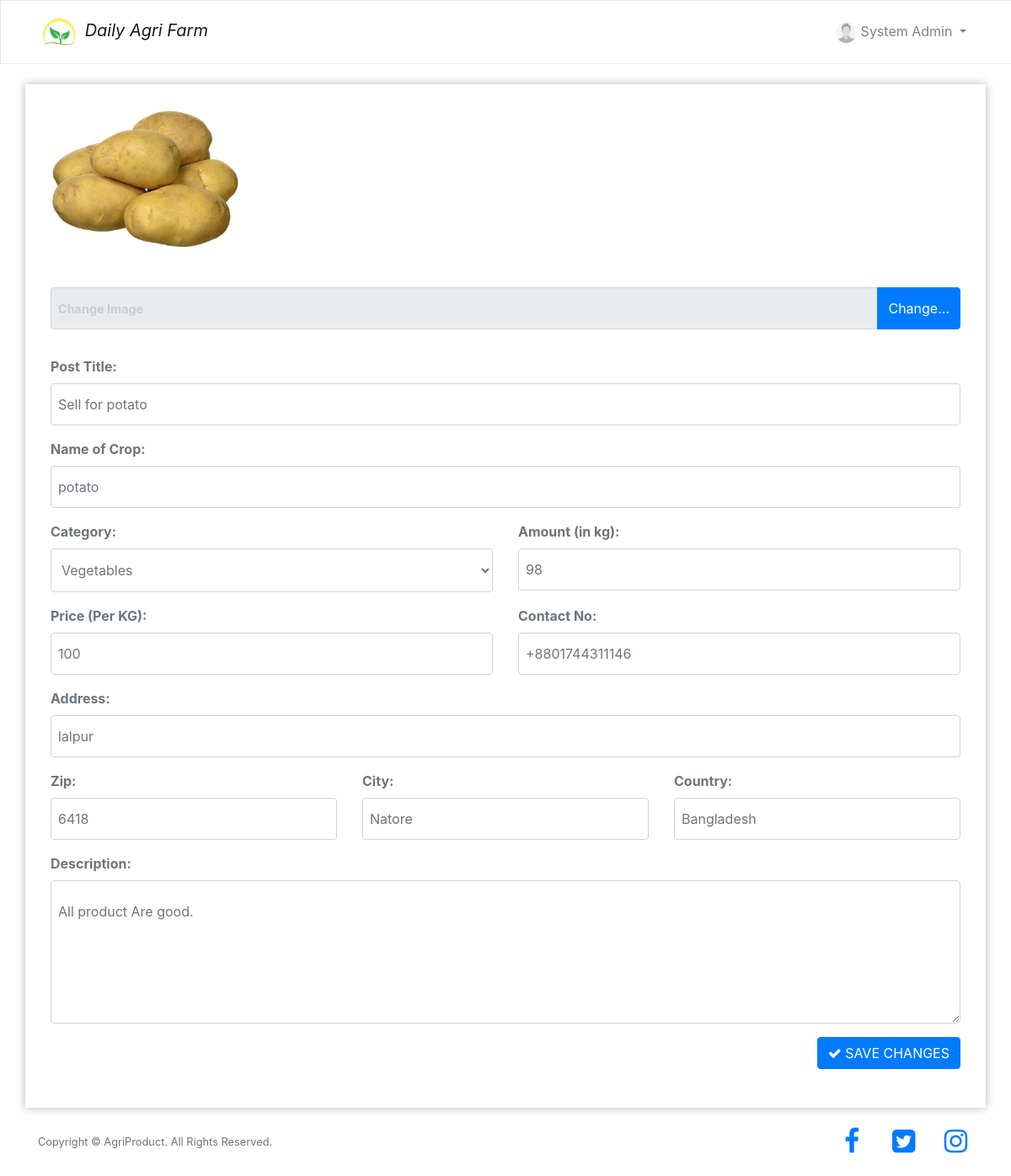
/agrifarm/admin/post_edit.php?id=1 (signed in), run on the app's committed database.
### tables this page shows
CREATE TABLE `post` (
  `id` int(11) NOT NULL,
  `user_id` int(11) NOT NULL,
  `time_posted` datetime NOT NULL DEFAULT current_timestamp(),
  `post_title` varchar(200) DEFAULT NULL,
  `post_name` varchar(200) DEFAULT NULL,
  `post_category` varchar(200) DEFAULT NULL,
  `post_amount` int(200) NOT NULL DEFAULT 0,
  `post_price` int(200) NOT NULL DEFAULT 0,
  `post_phone` varchar(200) DEFAULT NULL,
  `post_description` text DEFAULT NULL,
  `post_photo` varchar(200) DEFAULT NULL,
  `post_address` varchar(250) DEFAULT NULL,
  `post_zip` int(200) DEFAULT NULL,
  `post_city` varchar(200) DEFAULT NULL,
  `post_country` varchar(200) DEFAULT NULL
);

### agrifarm/admin/session.php (called while the page is built, shortened)
<?php
	include 'conn.php';
	$sql = "SELECT * FROM admin WHERE id = '".$_SESSION['admin']."'";
	$query = $conn->query($sql);
	$user = $query->fetch_assoc();
?>

### agrifarm/admin/post_edit.php (the view, shortened to what this page needs)
<?php
  include 'session.php';
?>
<!DOCTYPE html>
<html lang="en">
<head>
    <link rel="stylesheet" href="https://stackpath.bootstrapcdn.com/font-awesome/4.7.0/css/font-awesome.min.css">
    <link rel="stylesheet" href="https://maxcdn.bootstrapcdn.com/bootstrap/4.4.1/css/bootstrap.min.css">
    <link rel="stylesheet" href="../css/custom.css">
</head>
<header class="header">
<nav class="navbar navbar-expand-lg navbar-light bg-light" style="box-shadow: inset 1px 1px 0 rgba(0,0,0,.1), inset 0 -1px 0 rgba(0,0,0,.07); ">
  <div class="container">
      <a class="navbar-brand" href="index.php" style="font-style: italic;">
        <img src="../images/logo.png" alt="logo" width="50px" height="50px">
        Daily Agri Farm
      </a>
  <div class="collapse navbar-collapse" id="navbarNav">
    <ul class="nav navbar-nav ml-auto">
      <?php
        $photo = $user["profile_pic"];
        if($photo != "")
        {
          $img = $user["profile_pic"];
        }
        else
        {
          $img = "profile.jpg";
        }
      ?>
      <li class="nav-item dropdown">
        <a class="nav-link dropdown-toggle" href="#" id="navbarDropdown" role="button" data-toggle="dropdown" aria-haspopup="true" aria-expanded="false">
          <img src="../images/<?php echo $img; ?>" alt="" class="img-circle" style="border-radius: 50%;width: 25px; height: 25px;" /> <?php echo $user['firstname'], " ", $user['lastname']; ?>
        </a>
      </li>
    </ul>
  </div>
</nav>
</header>
<body>
<br>
<?php
  $id = $_REQUEST['id'];
  $sql = "SELECT * FROM post WHERE id = '$id' ";
  $query = $conn->query($sql);
  $row = $query->fetch_assoc();
?>
<div class="container" style="padding: 30px;box-shadow: 0 0 10px rgb(0,0,0,0.3);">
  <form action="edt_post.php" method="POST" enctype="multipart/form-data">
    <div class="row">
      <div class="col col-md-12 form-group">
        <div class="">
          <img src="../images/<?php echo $row['post_photo']; ?>" alt="" id="preview" class="img-responsive" style="max-width: 245px; max-height: 165px;">
        </div>
        <div class="">
          <form method="post" id="image-form">
            <div class="input-group my-3">
              <input type="text" class="form-control" disabled placeholder="Change Image" id="file">
              <div class="input-group-append">
                <button type="button" class="browse btn btn-primary">Change...</button>
              </div>
            </div>
          </form>
        </div>
      </div>
      <div class="col col-md-12 form-group">
        <label for="title" class="text-muted">Post Title:</label>
        <input type="text" class="form-control text-muted" name="title" placeholder="Enter Post Title" id="title" value="<?php echo $row['post_title']; ?>">
      </div>
      <div class="col col-sm-12 form-group">
        <label for="name" class="text-muted">Name of Crop:</label>
        <input type="text" name="name" class="form-control text-muted" placeholder="Enter Name of Crop" id="name" value="<?php echo $row['post_name']; ?>">
      </div>
      <div class="col col-sm-6 form-group">
        <label for="name" class="text-muted">Category:</label>
        <select name="post_category" class="form-control text-muted" id="post_category" required>
          <option value="Vegetables" <?php if($row['post_category'] == "Vegetables") { echo 'selected ="selected"'; } ?> >Vegetables</option>
        </select>
      </div>
      <div class="col col-sm-6 form-group">
        <label for="amount" class="text-muted">Amount (in kg):</label>
        <input type="number" name="amount" class="form-control text-muted" placeholder="Enter amount (in kg)" id="amount" value="<?php echo $row['post_amount']; ?>">
      </div>
      <div class="col col-sm-6 form-group">
        <label for="price" class="text-muted">Price (Per KG):</label>
        <input type="number" name="price" class="form-control text-muted" placeholder="Enter Price (৳)" id="price" value="<?php echo $row['post_price']; ?>">
      </div>
      <div class="col col-sm-6 form-group">
        <label for="phone" class="text-muted">Contact No:</label>
        <input type="text" name="phone" class="form-control text-muted" placeholder="Enter Contact No." id="phone" value="<?php echo $row['post_phone']; ?>">
      </div>
      <div class="col col-sm-12 form-group">
        <label for="post_address" class="text-muted">Address:</label>
        <input type="text" name="post_address" class="form-control text-muted" placeholder="Enter Street Address" id="post_address" value="<?php echo $row['post_address']; ?>" required>
      </div>
      <div class="col col-sm-4 form-group">
        <label for="post_zip" class="text-muted">Zip:</label>
        <input type="number" name="post_zip" class="form-control text-muted" placeholder="Enter ZipCode" id="post_zip" value="<?php echo $row['post_zip']; ?>" required>
      </div>
      <div class="col col-sm-4 form-group">
        <label for="post_city" class="text-muted">City:</label>
        <input type="text" name="post_city" class="form-control text-muted" placeholder="Enter City Name" id="post_city" value="<?php echo $row['post_city']; ?>" required>
      </div>
      <div class="col col-sm-4 form-group">
        <label for="post_country" class="text-muted">Country:</label>
        <input type="text" name="post_country" class="form-control text-muted" placeholder="Enter Country" id="post_country" value="<?php echo $row['post_country']; ?>" required>
      </div>
      <div class="col col-md-12 form-group">
        <label for="description" class="text-muted">Description:</label>
        <textarea type="text" rows="5" cols="10" name="description" class="form-control text-muted" placeholder="Write Description here" id="description" ><?php echo $row['post_description']; ?></textarea>
      </div>
      <div class="col col-md-12 form-group">
        <button type="submit" id="submitbtn" name="edit_post" class="btn btn-primary float-right"><i class="fa fa-check"></i> SAVE CHANGES</button>
      </div>
    </div>
  </form>
</div>
<br>
<?php include '../footer.php'; ?>
</body>
</html>

### agrifarm/css/custom.css (style rules this page uses)
body { min-height: 100vh; }
label { font-weight: bold; }
.bg-light { background-color: #fff!important; }
.form-control:not(select) { padding: 1.5rem 0.5rem; }
select.form-control { height: 52px; padding-left: 0.5rem; }
.form-control::placeholder { color: #ccc; font-weight: bold; font-size: 0.9rem; }

### data on the page
post: post_photo (picture), title "Sell for potato", name "potato", post_category "Vegetables", amount "98", price "100", phone "+8801744311146", post_address "lalpur", post_zip "6418", post_city "Natore", post_country "Bangladesh", description "All product Are good."

### other printed values
$user['firstname'] "System"
$user['lastname'] "Admin"
